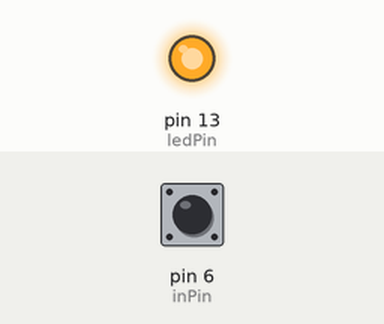
This sketch was run on a simulated Arduino Uno, built with avr-gcc and run on an emulated ATmega328P. Shown: output pins drawn as LEDs (lit = HIGH). Inputs (shaded band) come from the test bench; at power-on: pin 6 (inPin) HIGH.

Above: at 1.2 s.
1.3 s: pin 6 (inPin) pulled LOW for 0.15 s
At 1.37 s:
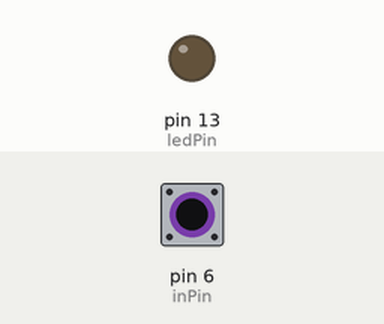
2.9 s: pin 6 (inPin) pulled LOW for 3.2 s
At 6.4 s:
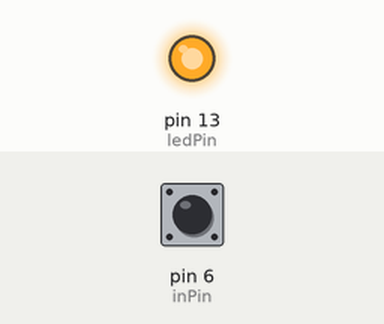
Timing chart, 0 to 7.9 s (numbered marks = the images above; inputs shaded):
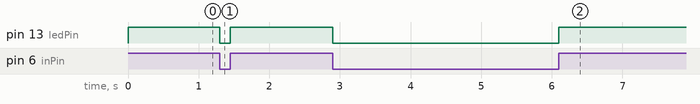

The sketch:

Task_1.ino
```cpp
//Jason Klimock 26322298
//Soen 422 Lab 1
//task 1

const int ledPin = 13;
const int inPin = 6;

void setup() {
    pinMode(ledPin, OUTPUT);
    pinMode(inPin, INPUT_PULLUP);//INPUT_PULLUP reads a powered off pin as high and a powered on pin as low
    }

void loop() {
    int inValue = digitalRead(inPin);
      digitalWrite(ledPin, inValue); //logical inverter is taken care of with the use of INPUT_PULLUP
}
```

Measured:
- after the input at 1.3 s, pin 13 (ledPin): HIGH → LOW at once, → HIGH 0.15 s later
- after the input at 2.9 s, pin 13 (ledPin): HIGH → LOW at once, → HIGH 3.2 s later
